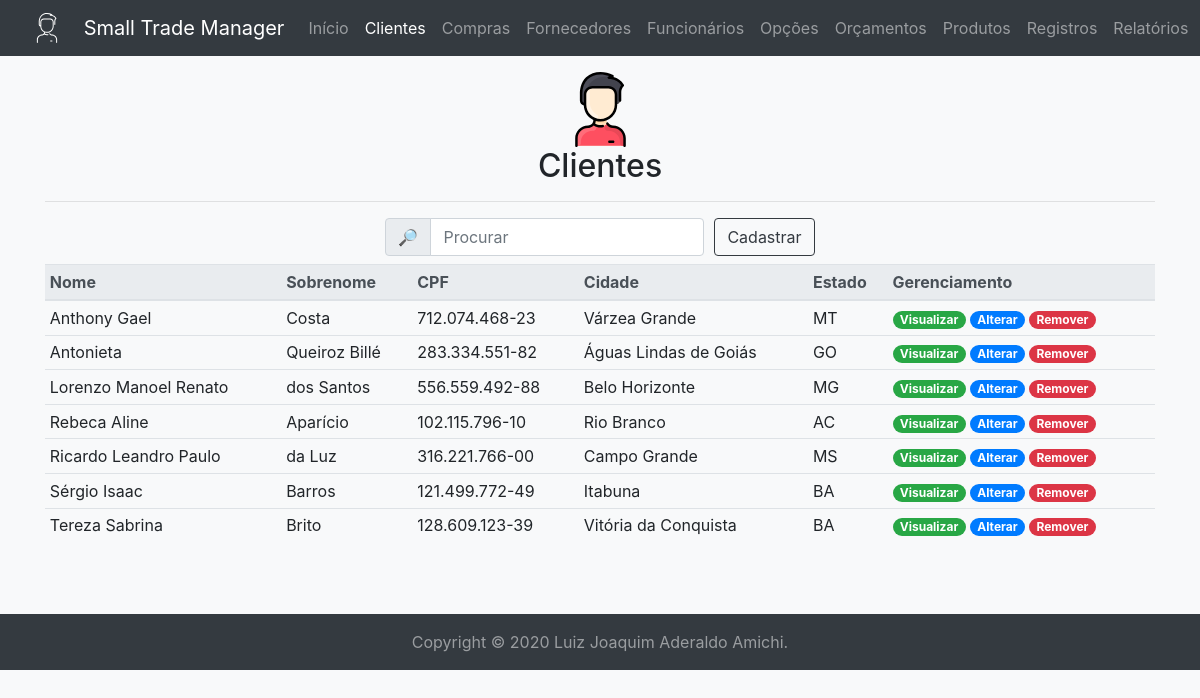
The page /client/ (signed in) on the database its author committed.
### tables this page shows
create table if not exists clients (
	id int unsigned auto_increment not null primary key,
	name varchar(32) character set 'utf8' not null,
	surname varchar(32) character set 'utf8' not null,
	rg varchar(9) character set 'utf8' null unique,
	cpf char(11) character set 'utf8' not null unique,
	birthday date not null,
	postal_code char(8) character set 'utf8' null,
	district varchar(32) character set 'utf8' null,
	city varchar(64) character set 'utf8' not null,
	state char(2) character set 'utf8' not null,
	address varchar(64) character set 'utf8' not null,
	number int unsigned not null,
	complement varchar(32) character set 'utf8' null,
	email varchar(32) character set 'utf8' null,
	phone char(10) character set 'utf8' null,
	cell_phone char(11) character set 'utf8' null,
	sex char(1) character set 'utf8' not null,
	note varchar(512) character set 'utf8' null
);

### controllers/session.php (called while the page is built, shortened)
<?php
function active(): bool {
	if(session_status() !== PHP_SESSION_ACTIVE) {
		return true;
	}
	return false;
}
function authenticate(string $permission=''): bool {
	if(!isset($_SESSION['user'])) {
		return false;
	}
	elseif(isset($_SESSION['user']) && isset($_SESSION['permission']) && isset($_SESSION['destroy'])) {
		if(time() - (int) $_SESSION['destroy'] >= 1800) {
			session_unset();
			session_destroy();
			return false;
		}
		elseif($permission == '' || \unserialize($_SESSION['permission'])->{$permission}) {
			return true;
		}
	}
	return false;
}

### mysql.php (called while the page is built, shortened)
<?php
require_once __DIR__ . '/controllers/session.php';
$db = null;
function execute(string $query, ?object &$record=null): array|bool {
	global $db;
	$operation = strtolower(substr($query, 0, 6));
	$tuple = $record ? convert($record) : $record;
	$connection = $db ?? open();
	$stmt = null;
	if($connection) {
		try {
			if($operation == 'delete') {
				$queries = explode(';', $query);
				foreach($queries as $query) {
					if(!empty($query)) {
						$stmt = $connection->prepare($query);
						$stmt->execute();
					}
				}
			}
			elseif(in_array($operation, ['insert', 'select', 'update'])) {
				$stmt = $connection->prepare($query);
				$stmt->execute($tuple);
			}
			if($operation == 'select') {
				return $stmt->fetchAll(\PDO::FETCH_OBJ);
			}
			elseif(in_array($operation, ['delete', 'insert', 'update'])) {
				if($operation == 'insert' && $record) {
					$record->id = $connection->lastInsertId() ?: ($record->id ?? 0);
				}
				$commit = $connection->commit();
				return (bool) ($operation == 'delete' ? $commit : $stmt->rowCount());
			}
		}
		catch(\PDOException $e) {
			\util\history($e);
			if($operation == 'select') {
				return [];
			}
			elseif(in_array($operation, ['delete', 'insert', 'update'])) {
				$connection->rollBack();
				return false;
			}
		}
		finally {
			$connection = null;
		}
	}
	return false;
}
function open(): ?\PDO {
	global $db;
	if(!$db) {
		try {
			$db = new \PDO('mysql:host=' . MYSQL_HOST . ';dbname=' . MYSQL_SCHEMA, MYSQL_USER, MYSQL_PASSWORD);
			$db->setAttribute(\PDO::ATTR_ERRMODE, \PDO::ERRMODE_EXCEPTION);
			$db->setAttribute(\PDO::ATTR_DEFAULT_FETCH_MODE, \PDO::FETCH_OBJ);
			return $db;
		}
		catch(\PDOException $e) {
			\util\history($e);
			return null;
		}
	}
	return $db;
}

### controllers/client.php (called while the page is built, shortened)
<?php
require_once __DIR__ . '/../mysql.php';
function beautify(object $tuple): object {
	$tuple->rg = isset($tuple->rg) ? (strlen($tuple->rg) == 8 ? substr($tuple->rg, 0, 1) . '.' . substr($tuple->rg, 1, 3) . '.' . substr($tuple->rg, 4, 3) . '-' . substr($tuple->rg, 7, 2) : substr($tuple->rg, 0, 2) . '.' . substr($tuple->rg, 2, 3) . '.' . substr($tuple->rg, 5, 3) . '-' . substr($tuple->rg, 8, 2)) : null;
	$tuple->cpf = substr($tuple->cpf, 0, 3) . '.' . substr($tuple->cpf, 3, 3) . '.' . substr($tuple->cpf, 6, 3) . '-' . substr($tuple->cpf, 9, 2);
	$tuple->postal_code = isset($tuple->postal_code) ? substr($tuple->postal_code, 0, 5) . '-' . substr($tuple->postal_code, 5, 3) : null;
	$tuple->phone = isset($tuple->phone) ? '(' . substr($tuple->phone, 0, 2) . ') ' . substr($tuple->phone, 2, 4) . '-' . substr($tuple->phone, 6, 4) : null;
	$tuple->cell_phone = isset($tuple->cell_phone) ? '(' . substr($tuple->cell_phone, 0, 2) . ') ' . substr($tuple->cell_phone, 2, 5) . '-' . substr($tuple->cell_phone, 7, 4) : null;
	$tuple->birthday = substr($tuple->birthday, 8, 2) . '/' . substr($tuple->birthday, 5, 2) . '/' . substr($tuple->birthday, 0, 4);
	$tuple->sex = $tuple->sex == 'M' ? 'Masculino' : ($tuple->sex == 'F' ? 'Feminino' : 'Indefinido');
	return $tuple;
}

### templates/client/index.php (the view, shortened to what this page needs)
	<?php require_once HEADER; ?>
	<div class="container mb-5">
		<div class="my-3 text-center">
			<img alt="Cliente" class="img-fluid mx-3" height="75" src="<?=BASE_URL?>img/client-color.svg" width="75"/>
			<h2><?=PAGE_TITLE?></h2>
			<hr/>
		</div>
		<form accept-charset="utf-8" action="<?=BASE_URL . 'action/' . PAGE_NAME?>/select/" autocomplete="on" class="form-inline justify-content-center" enctype="application/x-www-form-urlencoded" id="search-client" method="get" name="search-client" rel="noopener" target="_self">
			<div class="form-row align-items-center">
				<div class="col-auto">
					<div class="input-group mb-2">
						<div class="input-group-prepend">
							<div class="input-group-text">&#128270;</div>
						</div>
						<input class="form-control" form="search-client" id="search" name="all" placeholder="Procurar" required type="search"/>
					</div>
				</div>
				<div class="col-auto">
					<a class="btn btn-outline-dark mb-2" href="<?=BASE_URL . PAGE_NAME?>/insert/" role="button">Cadastrar</a>
				</div>
			</div>
		</form>
		<table class="table table-hover table-sm">
			<caption></caption>
			<thead class="thead-light">
				<tr>
					<th id="name" scope="row">Nome</th>
					<th id="surname" scope="row">Sobrenome</th>
					<th id="cpf" scope="row">CPF</th>
					<th id="city" scope="row">Cidade</th>
					<th id="state" scope="row">Estado</th>
					<th id="manage" scope="row">Gerenciamento</th>
				</tr>
			</thead>
			<tbody>
				<?php foreach($tuples as $tuple): ?>
				<tr class="text-truncate" id="<?=$tuple->id?>">
					<td><?=$tuple->name?></td>
					<td><?=$tuple->surname?></td>
					<td><?=$tuple->cpf?></td>
					<td><?=$tuple->city?></td>
					<td><?=$tuple->state?></td>
					<td>
						<a href="<?=BASE_URL . PAGE_NAME?>/view/?id=<?=$tuple->id?>"><span class="badge badge-pill badge-success">Visualizar</span></a>
						<a href="<?=BASE_URL . PAGE_NAME?>/update/?id=<?=$tuple->id?>"><span class="badge badge-pill badge-primary">Alterar</span></a>
						<a data-action="remove-btn" data-id="<?=$tuple->id?>" data-model="<?=BASE_URL . 'action/' . PAGE_NAME?>/delete/" data-target="#remove-modal" data-toggle="modal" href="#"><span class="badge badge-pill badge-danger">Remover</span></a>
					</td>
				</tr>
				<?php endforeach; ?>
			</tbody>
		</table>
	</div>
	<?php require_once FOOTER; ?>
</body>
</html>

### index.php (shortened to what this page needs)
<?php
$request = (string) strtok($_SERVER['REDIRECT_URL'] ?? $_SERVER['REQUEST_URI'] ?? '', '?');
switch($request) {
	case BASE_URL . 'client':
	case BASE_URL . 'client/':
		\view\client\index();
		break;
}

### views/client.php (shortened to what this page needs)
<?php
require_once __DIR__ . '/../controllers/client.php';
require_once __DIR__ . '/../controllers/session.php';
require_once __DIR__ . '/../mysql.php';
function index(): bool {
	if(!\controller\session\authenticate('client')) {
		\view\other\authenticate();
		return false;
	}
	else {
		$query = 'select * from clients order by name asc;';
		$tuples = \mysql\execute($query);
		if($tuples) {
			$tuples = array_map('\controller\client\beautify', $tuples);
		}
		else {
			$message = 'Ainda não há clientes cadastrados no sistema.';
		}
		include_once __DIR__ . '/../templates/client/index.php';
		return true;
	}
}

### templates/header.php (shortened to what this page needs)
<!DOCTYPE html>
<html lang="pt-br">
<head>
	<link href="<?=BASE_URL?>css/bootstrap.css" hreflang="en" rel="stylesheet" type="text/css"/>
</head>
<body class="bg-light">
	<header class="mb-5 pb-4">
		<nav class="bg-dark fixed-top navbar navbar-dark navbar-expand-lg">
			<a class="navbar-brand" href="javascript:void(0)">
				<img alt="Small Trade Manager" class="align-top d-inline-block mx-3" height="30" src="<?=BASE_URL?>img/<?=PAGE_NAME?>.svg" style="filter: invert(1);" width="30"/>
				Small Trade Manager
			</a>
			<div class="collapse navbar-collapse" id="top-menu">
				<ul class="ml-auto navbar-nav">
					<li class="<?=PAGE_NAME != 'index' ?: 'active'?> nav-item">
						<a class="nav-link" href="<?=BASE_URL?>" target="_self">Início</a>
					</li>
					<li class="<?=PAGE_NAME != 'client' ?: 'active'?> nav-item">
						<a class="nav-link" href="<?=BASE_URL?>client/" target="_self">Clientes</a>
					</li>
					<li class="<?=PAGE_NAME != 'purchase' ?: 'active'?> nav-item">
						<a class="nav-link" href="<?=BASE_URL?>purchase/" target="_self">Compras</a>
					</li>
					<li class="<?=PAGE_NAME != 'provider' ?: 'active'?> nav-item">
						<a class="nav-link" href="<?=BASE_URL?>provider/" target="_self">Fornecedores</a>
					</li>
					<li class="<?=PAGE_NAME != 'employee' ?: 'active'?> nav-item">
						<a class="nav-link" href="<?=BASE_URL?>employee/" target="_self">Funcionários</a>
					</li>
					<li class="<?=PAGE_NAME != 'setting' ?: 'active'?> nav-item">
						<a class="nav-link" href="<?=BASE_URL?>setting/" target="_self">Opções</a>
					</li>
					<li class="<?=PAGE_NAME != 'budget' ?: 'active'?> nav-item">
						<a class="nav-link" href="<?=BASE_URL?>budget/" target="_self">Orçamentos</a>
					</li>
					<li class="<?=PAGE_NAME != 'product' ?: 'active'?> nav-item">
						<a class="nav-link" href="<?=BASE_URL?>product/" target="_self">Produtos</a>
					</li>
					<li class="<?=PAGE_NAME != 'record' ?: 'active'?> nav-item">
						<a class="nav-link" href="<?=BASE_URL?>record/" target="_self">Registros</a>
					</li>
					<li class="<?=PAGE_NAME != 'report' ?: 'active'?> nav-item">
						<a class="nav-link" href="<?=BASE_URL?>report/" target="_self">Relatórios</a>
					</li>
					<li class="<?=PAGE_NAME != 'service' ?: 'active'?> nav-item">
						<a class="nav-link" href="<?=BASE_URL?>service/" target="_self">Serviços</a>
					</li>
				</ul>
			</div>
		</nav>
	</header>

### templates/footer.php (shortened to what this page needs)
<footer class="bg-dark footer mt-3 py-3 text-white-50">
	<div class="container text-center">
		Copyright &copy; <?=date('Y')?> Luiz Joaquim Aderaldo Amichi.
	</div>
</footer>

### rows shown on the page
clients: name "Anthony Gael", surname "Costa", cpf "712.074.468-23", city "Várzea Grande", state "MT"
clients: name "Antonieta", surname "Queiroz Billé", cpf "283.334.551-82", city "Águas Lindas de Goiás", state "GO"
clients: name "Lorenzo Manoel Renato", surname "dos Santos", cpf "556.559.492-88", city "Belo Horizonte", state "MG"
clients: name "Rebeca Aline", surname "Aparício", cpf "102.115.796-10", city "Rio Branco", state "AC"
clients: name "Ricardo Leandro Paulo", surname "da Luz", cpf "316.221.766-00", city "Campo Grande", state "MS"
clients: name "Sérgio Isaac", surname "Barros", cpf "121.499.772-49", city "Itabuna", state "BA"
clients: name "Tereza Sabrina", surname "Brito", cpf "128.609.123-39", city "Vitória da Conquista", state "BA"

### other values the page prints
PAGE_TITLE "Clientes"
